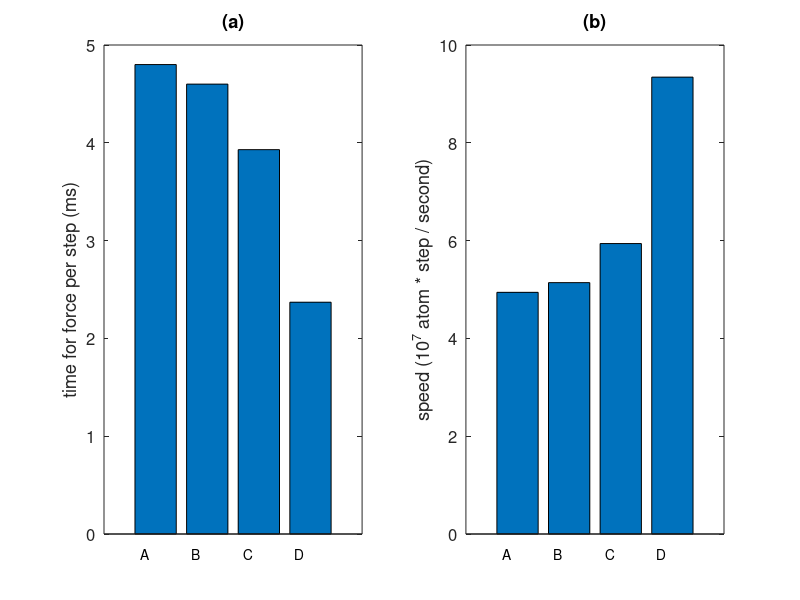

Source code (MATLAB):
clear; close all; font_size=12;

t_total=[5.18,4.98,4.31,2.74];
t_force=[4.80,4.60,3.93,2.37];
speed=25.6./t_total;

figure

subplot(1,2,1);
bar(t_force);
hold
ylabel('time for force per step (ms)');
set(gca,'xtick',[],'fontsize',12)
text(0.7,-0.2,'A');
text(1.7,-0.2,'B');
text(2.7,-0.2,'C');
text(3.7,-0.2,'D');
title('(a)');

subplot(1,2,2);
bar(speed);
hold
ylabel('speed (10^7 atom * step / second)');
set(gca,'xtick',[],'fontsize',12)
text(0.7,-0.4,'A');
text(1.7,-0.4,'B');
text(2.7,-0.4,'C');
text(3.7,-0.4,'D');
title('(b)');

